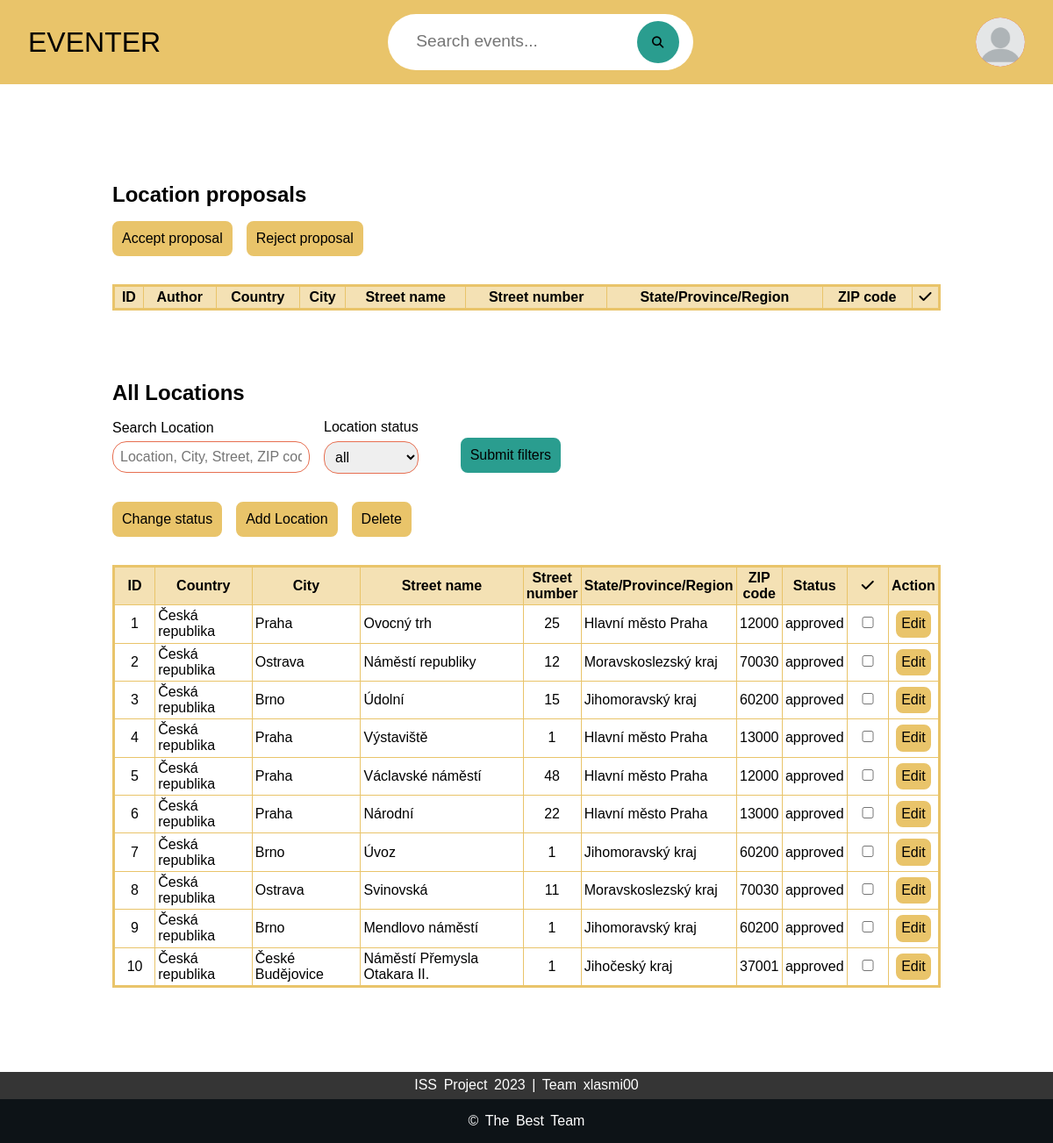
/location-manage.php (signed in), run on an earlier commit of the app's database.
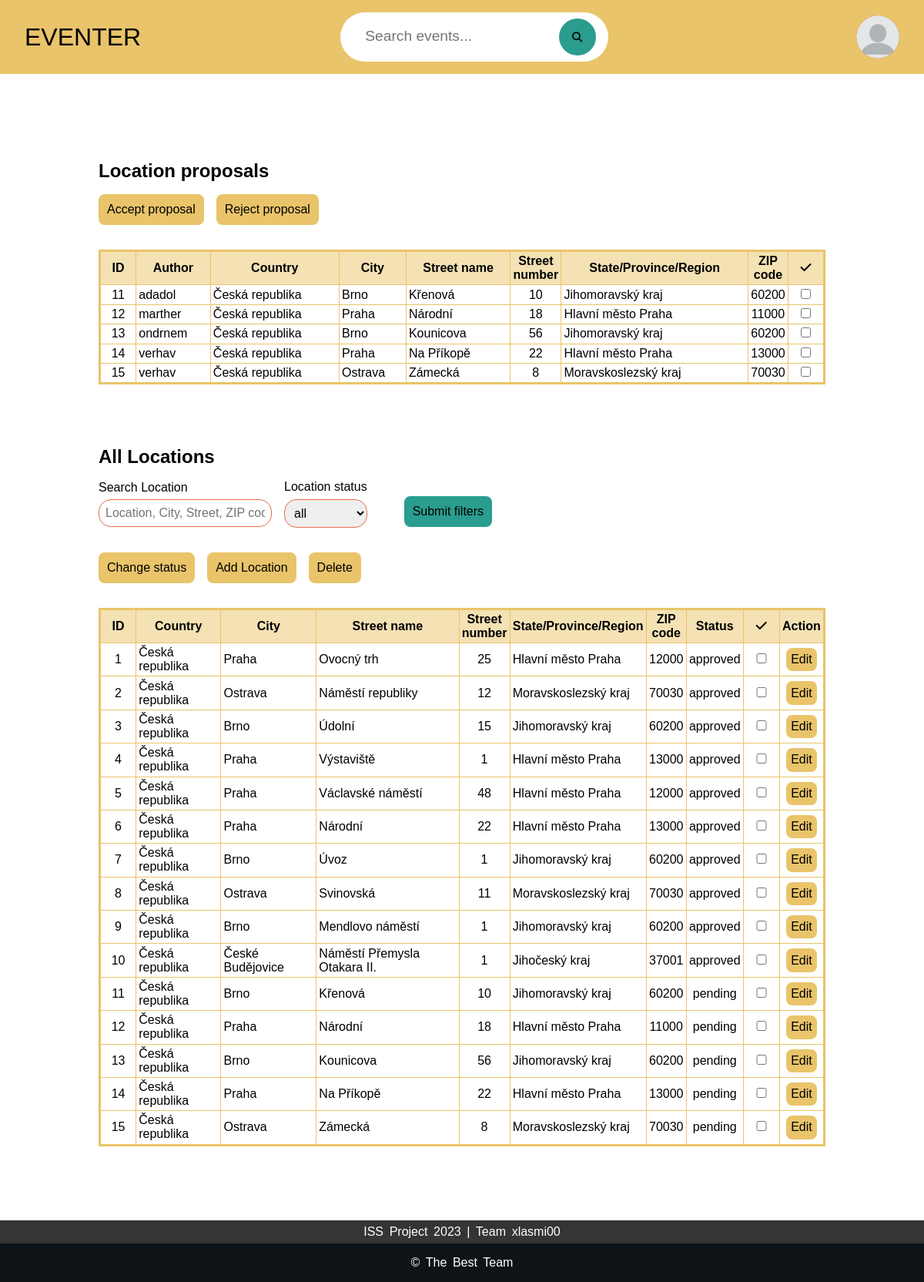
And on a later commit of the database.
### tables this page shows
CREATE TABLE Address (
    address_id INT AUTO_INCREMENT PRIMARY KEY,
    country VARCHAR(128),
    zip INT,
    city VARCHAR(128),
    street VARCHAR(128),
    street_number VARCHAR(128),  
    state VARCHAR(128),
    address_description MEDIUMTEXT,
    date_of_creation DATETIME,  
    address_status VARCHAR(64),
    account_id INT,

    CONSTRAINT fk_address_proposed_by_account
    FOREIGN KEY (account_id)
    REFERENCES Account(account_id)
);

CREATE TABLE Account (
    account_id INT AUTO_INCREMENT PRIMARY KEY,
    email VARCHAR(256) NOT NULL,
    first_name VARCHAR(128),
    last_name VARCHAR(128),
    nick VARCHAR(128),
    password VARCHAR(128),
    account_type VARCHAR(32),
    profile_icon VARCHAR(256),
    account_status VARCHAR(64)
);

### src/front-end/components/html-components.php (the view, shortened to what this page needs)
<?php
function makeHead(string $title)
{
    ?>
    <!DOCTYPE html>
    <html lang="en">
    <head>
        <link rel="stylesheet" href="src/front-end/styles/style.css">
    </head>
    <body>
    <?php
}
    ?>
    <?php
function makeHeader()
{
    ?>
    <header>
        <div class="top-bar">
            <a id="logo" href="index.php"><p>EVENTER</p></a>
            <div class="search-bar">
                <form action="index.php" method="get">
                    <input type="text" placeholder="Search events..." name="events_search_bar" value="<?php echoSessionVal("events_search_bar", ""); ?>" >
                    <button><i class="fa-solid fa-magnifying-glass"></i></button>
                </form>
            </div>
            <div class="profile">
                <?php
                    if (userIsLoggedIn())
                    {
                        echo '<div class="profile-icon" onclick="menuToggle();">';
                        echo '<img src="'.selectUserIcon($_SESSION["USER"]["user_icon"]).'">';
                        echo "</div>";
                    }
                    else
                    {
                        echo "<div class='login-btns'>";
                        echo "<a href='login.php' class='button-sharp-filled'>log in</a>";
                        echo "<a href='#' class='button-sharp-filled'>sign up</a>";
                        echo "</div>";
                    }
                ?>
            </div>
        </div>
    </header>
    <?php
}
function makeFooter()
{
    ?>
    <footer>
        <div class="footer-top">
            <p> ISS Project 2023 | Team xlasmi00 </p>
        </div>
        <div class="footer-bottom">
            <p>&copy; The best Team</p>
        </div>
    </footer>
    </body>
    </html>
    <?php
}
function selectUserIcon(&$path) {
    return isset($path) ? $path : "user-icons/default.webp";
}
    ?>
    <?php
function generateStatusSelectOptions($select_name) {
    echo '<select name="'.$select_name.'" id="'.$select_name.'">';
    echo '<option value="all" '.getSelectSessionDefaultState($select_name, 'all').' >all</option>';
    echo '</select>';
}
function generateLocationProposalRows()
{
    $location_proposals = getlocationProposals();
    foreach($location_proposals as $proposal)
    {
        echo '<tr>';
        echo '<td class="cell-center cell-small">'.$proposal['address_id'].'</td>';
        echo '<td>'.$proposal['nick'].'</td>';
        echo '<td>'.$proposal['country'].'</td>';
        echo '<td>'.$proposal['city'].'</td>';
        echo '<td>'.$proposal['street'].'</td>';
        echo '<td class="cell-center cell-small">'.$proposal['street_number'].'</td>';
        echo '<td>'.$proposal['state'].'</td>';
        echo '<td class="cell-center cell-small">'.$proposal['zip'].'</td>';
        echo '<td class="cell-center cell-small">
                <input type="checkbox">
            </td>';
        echo '</tr>';
    }
}
function generateLocationRows()
{
    $locations = getLocations();
    foreach($locations as $location)
    {
        echo '<tr>';
        echo '<td class="cell-center cell-small">'.$location['address_id'].'</td>';
        echo '<td>'.$location['country'].'</td>';
        echo '<td>'.$location['city'].'</td>';
        echo '<td>'.$location['street'].'</td>';
        echo '<td class="cell-center cell-small">'.$location['street_number'].'</td>';
        echo '<td>'.$location['state'].'</td>';
        echo '<td class="cell-center cell-small">'.$location['zip'].'</td>';
        echo '<td class="cell-center cell-small">'.$location['address_status'].'</td>';
        echo '<td class="cell-center cell-small">
                <input type="checkbox">
            </td>';
        echo '<td class="cell-center cell-small"><button type="button" class="button-round-filled" onclick="toggleEditLocationPopUp('.$location['country'].', '
        .$location['city'].', '.$location['street'].', '.$location['street_number'].', '.$location['state'].', '.$location['zip'].')">Edit</button></td>';
        echo '</tr>';
    }
}
    ?>

### config/common.php (shortened to what this page needs)
<?php
function get_pdo_statement($query, $id_array) {
    global $db;
    $stmt = $db->prepare($query);
    $stmt->execute();
    return $stmt;
}
function fetch_table_columns($query, $id_array)
{
    $stmt = get_pdo_statement($query, $id_array);
    return $stmt->fetchAll(PDO::FETCH_ASSOC);
}
function fetch_distinct_table_columns($table, $return_id, $id_array, $id_string) {
    $query = "SELECT DISTINCT $return_id FROM $table" . ($id_string ? " WHERE $id_string" : "");
    return fetch_table_columns($query, $id_array);
}
function userIsLoggedIn() {
    return isset($_SESSION['USER']);
}
function getLocationProposals() {
    $tables = 'Address a JOIN Account acc ON a.account_id = acc.account_id';
    $return_id = 'a.address_id, a.country, a.city, a.street, a.street_number, a.state, a.zip, acc.nick';
    return fetch_distinct_table_columns($tables, $return_id, null, "a.address_status = 'pending'");
}
function getLocations() {
    $id_array = [];
    $query_parts = [];
    return fetch_distinct_table_columns('Address', '*', $id_array, implode(' AND ', $query_parts));
}
function getSessionVal($value, $default, $index = null) {
    if(!isset($_SESSION[$value])) {
        return htmlspecialchars($default);
    } else if(is_array($value)) {
        return htmlspecialchars($_SESSION[$value][$index]);
    } else {
        return htmlspecialchars($_SESSION[$value]);
    }
}
function echoSessionVal($value, $default, $index = null) {
    echo getSessionVal($value, $default, $index);
}
function getSelectSessionDefaultState($session_attribute, $default) {
    if(!isset($_SESSION[$session_attribute]) || $_SESSION[$session_attribute] == $default) {
        return 'selected';
    } else {
        return '';
    }
}
function echoCurrentPage() {
    echo htmlspecialchars($_SERVER["PHP_SELF"]);
}
?>

### location-manage.php (shortened to what this page needs)
<?php
require_once "config/common.php";
require "src/front-end/components/html-components.php";
makeHead("Eventer | Location Management");
makeHeader();
?>
<main>
    <div class="event-create-main-container manage-container">
        <div class="part-lable">
            <h2>Location proposals</h2>
        </div>
        <form action="">
            <div class="manage-tool-bar">
                <button class="button-round-filled">Accept proposal</button>
                <button class="button-round-filled">Reject proposal</button>
            </div>
            <table>
                <tr>
                    <th>ID</th>
                    <th>Author</th>
                    <th>Country</th>
                    <th>City</th>
                    <th>Street name</th>
                    <th>Street number</th>
                    <th>State/Province/Region</th>
                    <th>ZIP code</th>
                    <th><i class="fa-solid fa-check"></i></th>
                </tr>
                <?php generateLocationProposalRows() ?>
            </table>
        </form>
        <div class="part-lable">
            <h2>All Locations</h2>
        </div>
        <div class="row-block">
            <div class="manage-filters">
                <form action="<?php echoCurrentPage() ?>">
                    <span>
                        <label for="search-bar">Search Location</label>
                        <input type="text" name="search-bar" id="search-bar" value="<?php echoSessionVal('search-bar', '') ?>" placeholder="Location, City, Street, ZIP code...">
                    </span>
                    <span>
                        <label for="address_status">Location status</label>
                        <?php generateStatusSelectOptions('address_status') ?>
                    </span>
                    <button class="button-round-filled-green">Submit filters</button>
                </form>
            </div>
        </div>
        <form action="">
            <div class="manage-tool-bar">
                <button class="button-round-filled">Change status</button>
                <button type="button" class="button-round-filled" onclick="toggleAddLocationPopUp()">Add Location</button>
                <button class="button-round-filled">Delete</button>
            </div>
            <table>
                <tr>
                    <th>ID</th>
                    <th>Country</th>
                    <th>City</th>
                    <th>Street name</th>
                    <th>Street number</th>
                    <th>State/Province/Region</th>
                    <th>ZIP code</th>
                    <th>Status</th>
                    <th><i class="fa-solid fa-check"></i></th>
                    <th>Action</th>
                </tr>
                <?php generateLocationRows() ?>
            </table>
        </form>
    </div>
</main>
<?php
makeFooter();
?>
</html>

### src/front-end/styles/style.css (style rules this page uses)
* { margin: 0; padding: 0; font-family: 'Poppins', sans-serif; box-sizing: border-box; }
body { background-color: white; }
header { width: 100%; background-color: #E9C46A; }
.top-bar { display: flex; align-items: center; flex-direction: row; justify-content: space-between; }
#logo { height: 100%; width: 30%; text-align: left; text-decoration: none; color: black; font-size: 2rem; margin: 1rem 0rem 1rem 2rem; }
.search-bar { width: 100%; max-width: 700px; display: flex; align-items: center; justify-content: center; padding: 1rem 2rem; }
.search-bar form { background-color: white; stroke: black; stroke-width: 0.2rem; border-radius: 60rem; padding: 0.5rem 1rem 0.5rem 2rem; }
.search-bar form input { background-color: transparent; flex: 1; border: 0; outline: none; font-size: 1.2rem; color: black; }
.search-bar button { width: 2rem; border: 0; border-radius: 50%; width: 3rem; height: 3rem; background-color: #2A9D8F; cursor: pointer; }
.profile { width: 30%; height: 100%; display: flex; justify-content: right; text-align: right; }
.profile-icon { height: 3.5rem; width: 3.5rem; border-radius: 50%; overflow: hidden; display: flex; justify-content: center; align-items: center; background-color: #E76F51; margin: 1rem 2rem 1rem 0rem; }
.profile-icon img { height: 100%; width: 100%; object-fit: cover; border-radius: 50%; }
main { width: 100%; min-height: 100vh; }
footer { color: white; font-size: 1rem; word-spacing: 0.2rem; text-align: center; }
.footer-top { padding: 0.4rem 0; background-color: #353535; }
.footer-bottom { background: #0D1317; width: auto; padding: 1rem 0; align-items: center; }
.footer-bottom p { text-transform: capitalize; }

### src/front-end/styles/buttons.css (style rules this page uses)
.button-round-filled { display: inline-block; padding: 0.5rem; font-size: 1rem; text-align: center; text-decoration: none; border: 0.2rem solid #E9C46A; border-radius: 0.5rem; color: black; background-color: #E9C46A; cursor: pointer; }
.button-round-filled-green { display: inline-block; padding: 1rem; font-size: 1rem; text-align: center; text-decoration: none; border: 0.2rem solid #2A9D8F; border-radius: 0.5rem; color: black; background-color: #2A9D8F; cursor: pointer; }

### src/front-end/styles/index.css (style rules this page uses)
main h2 { padding: 2rem 3rem 0rem 4rem; }

### src/front-end/styles/event-detail.css (style rules this page uses)
.part-lable { width: 100%; display: flex; justify-content: space-between; align-items: center; margin-top: 3rem; margin-bottom: 1rem; }
.part-lable h2 { padding: 0rem; }

### src/front-end/styles/event-create.css (style rules this page uses)
.event-create-main-container { width: 100%; display: flex; flex-direction: column; align-items: center; justify-content: start; padding: 4rem 8rem 4rem 8rem; }
.event-create-main-container form { width: 100%; }
.event-create-main-container span { width: 100%; display: flex; flex-direction: column; margin-right: 2rem; }
.event-create-main-container input,select { font-size: 1rem; padding: 1rem; border: 0.1rem solid #E76F51; border-radius: 1rem; }
.event-create-main-container label { font-size: 1rem; padding-bottom: 0.4rem; }

### src/front-end/styles/manage-pages.css (style rules this page uses)
.manage-tool-bar { width: 100%; display: flex; flex-direction: row; align-items: center; }
.manage-tool-bar button, .manage-tool-bar a { margin-right: 1rem; }
.row-block { width: 100%; display: flex; flex-direction: row; align-items: center; }
.manage-filters form { width: 100%; display: flex; flex-direction: row; align-items: center; padding-bottom: 2rem; }
.manage-filters form span label { text-wrap: nowrap; }
.manage-filters input, .manage-filters select { padding: 0.5rem; }
.manage-filters span { display: flex; flex-direction: column; margin-right: 1rem; }
.manage-filters button { text-wrap: nowrap; padding: 0.5rem; margin-top: 1.2rem; margin-left: 2rem; }
.manage-container table { width: 100%; border-collapse: collapse; margin-top: 2rem; margin-bottom: 2rem; border: 0.2rem solid #E9C46A; }
.manage-container table td, .manage-container table th { border: 0.1rem solid #E9C46A; padding: 0.2rem; }
.manage-container table th { background-color: rgb(233,196,106,0.5);; }
.manage-container table .cell-center { text-align: center; }
.manage-container table .cell-small { width: 5%; }
.manage-container table tr td input, .manage-container table tr td select { width: 100%; padding: 0.5rem; }
.manage-container table tr td button, .manage-container table tr td a { padding: 0.2rem; }

What changed in the data, as far as the page shows it:
added address: address_id "11", account.nick "adadol", country "Česká republika", city "Brno", street "Křenová", street_number "10", state "Jihomoravský kraj", zip "60200", address_status "pending"
added address: address_id "12", account.nick "marther", country "Česká republika", city "Praha", street "Národní", street_number "18", state "Hlavní město Praha", zip "11000", address_status "pending"
added address: address_id "13", account.nick "ondrnem", country "Česká republika", city "Brno", street "Kounicova", street_number "56", state "Jihomoravský kraj", zip "60200", address_status "pending"
added address: address_id "14", account.nick "verhav", country "Česká republika", city "Praha", street "Na Příkopě", street_number "22", state "Hlavní město Praha", zip "13000", address_status "pending"
added address: address_id "15", account.nick "verhav", country "Česká republika", city "Ostrava", street "Zámecká", street_number "8", state "Moravskoslezský kraj", zip "70030", address_status "pending"
